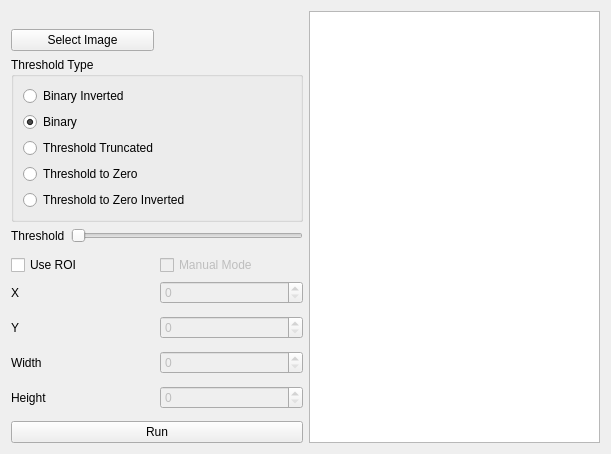
<?xml version="1.0" encoding="UTF-8"?>
<ui version="4.0">
 <class>CalculateWidth</class>
 <widget class="QWidget" name="CalculateWidth">
  <property name="geometry">
   <rect>
    <x>0</x>
    <y>0</y>
    <width>611</width>
    <height>414</height>
   </rect>
  </property>
  <property name="windowTitle">
   <string>Form</string>
  </property>
  <layout class="QGridLayout" name="gridLayout">
   <item row="12" column="1">
    <layout class="QHBoxLayout" name="width">
     <item>
      <widget class="QLabel" name="label_3">
       <property name="text">
        <string>Width</string>
       </property>
      </widget>
     </item>
     <item>
      <widget class="QSpinBox" name="spinBox_3">
       <property name="enabled">
        <bool>false</bool>
       </property>
       <property name="minimum">
        <number>0</number>
       </property>
       <property name="maximum">
        <number>99999</number>
       </property>
      </widget>
     </item>
    </layout>
   </item>
   <item row="7" column="1">
    <layout class="QHBoxLayout" name="horizontalLayout_roi">
     <property name="sizeConstraint">
      <enum>QLayout::SizeConstraint::SetFixedSize</enum>
     </property>
     <item>
      <widget class="QCheckBox" name="checkBox_2">
       <property name="text">
        <string>Use ROI</string>
       </property>
      </widget>
     </item>
     <item>
      <widget class="QCheckBox" name="checkBox">
       <property name="enabled">
        <bool>false</bool>
       </property>
       <property name="text">
        <string>Manual Mode</string>
       </property>
      </widget>
     </item>
    </layout>
   </item>
   <item row="5" column="1">
    <layout class="QHBoxLayout" name="threshold">
     <property name="sizeConstraint">
      <enum>QLayout::SizeConstraint::SetFixedSize</enum>
     </property>
     <item>
      <widget class="QLabel" name="label_6">
       <property name="text">
        <string>Threshold</string>
       </property>
      </widget>
     </item>
     <item>
      <widget class="QSlider" name="horizontalSlider">
       <property name="orientation">
        <enum>Qt::Orientation::Horizontal</enum>
       </property>
      </widget>
     </item>
    </layout>
   </item>
   <item row="8" column="1">
    <layout class="QHBoxLayout" name="x_coordinate">
     <item>
      <widget class="QLabel" name="label">
       <property name="text">
        <string>X</string>
       </property>
      </widget>
     </item>
     <item>
      <widget class="QSpinBox" name="spinBox">
       <property name="enabled">
        <bool>false</bool>
       </property>
       <property name="minimum">
        <number>0</number>
       </property>
       <property name="maximum">
        <number>99999</number>
       </property>
      </widget>
     </item>
    </layout>
   </item>
   <item row="3" column="1">
    <layout class="QHBoxLayout" name="selectImage">
     <property name="sizeConstraint">
      <enum>QLayout::SizeConstraint::SetFixedSize</enum>
     </property>
     <item>
      <widget class="QPushButton" name="pushButton_6">
       <property name="text">
        <string>Select Image</string>
       </property>
      </widget>
     </item>
     <item>
      <widget class="QLabel" name="label_5">
       <property name="text">
        <string/>
       </property>
      </widget>
     </item>
    </layout>
   </item>
   <item row="0" column="3" rowspan="17">
    <widget class="QGraphicsView" name="graphicsView_2">
     <property name="sizePolicy">
      <sizepolicy hsizetype="Expanding" vsizetype="Expanding">
       <horstretch>0</horstretch>
       <verstretch>0</verstretch>
      </sizepolicy>
     </property>
    </widget>
   </item>
   <item row="10" column="1">
    <layout class="QHBoxLayout" name="y_coordinate">
     <item>
      <widget class="QLabel" name="label_2">
       <property name="text">
        <string>Y</string>
       </property>
      </widget>
     </item>
     <item>
      <widget class="QSpinBox" name="spinBox_2">
       <property name="enabled">
        <bool>false</bool>
       </property>
       <property name="minimum">
        <number>0</number>
       </property>
       <property name="maximum">
        <number>99999</number>
       </property>
      </widget>
     </item>
    </layout>
   </item>
   <item row="0" column="1">
    <spacer name="verticalSpacer_4">
     <property name="orientation">
      <enum>Qt::Orientation::Vertical</enum>
     </property>
     <property name="sizeHint" stdset="0">
      <size>
       <width>20</width>
       <height>171</height>
      </size>
     </property>
    </spacer>
   </item>
   <item row="4" column="1">
    <widget class="QGroupBox" name="threshType">
     <property name="sizePolicy">
      <sizepolicy hsizetype="Fixed" vsizetype="Fixed">
       <horstretch>0</horstretch>
       <verstretch>0</verstretch>
      </sizepolicy>
     </property>
     <property name="maximumSize">
      <size>
       <width>339</width>
       <height>16777215</height>
      </size>
     </property>
     <property name="title">
      <string>Threshold Type</string>
     </property>
     <layout class="QVBoxLayout" name="verticalLayout_2">
      <property name="sizeConstraint">
       <enum>QLayout::SizeConstraint::SetDefaultConstraint</enum>
      </property>
      <item>
       <widget class="QRadioButton" name="radioButton_bininverted">
        <property name="text">
         <string>Binary Inverted</string>
        </property>
       </widget>
      </item>
      <item>
       <widget class="QRadioButton" name="radioButton_binary">
        <property name="text">
         <string>Binary</string>
        </property>
        <property name="checked">
         <bool>true</bool>
        </property>
       </widget>
      </item>
      <item>
       <widget class="QRadioButton" name="radioButton_threshtrunc">
        <property name="text">
         <string>Threshold Truncated</string>
        </property>
       </widget>
      </item>
      <item>
       <widget class="QRadioButton" name="radioButton_thresh0">
        <property name="text">
         <string>Threshold to Zero</string>
        </property>
       </widget>
      </item>
      <item>
       <widget class="QRadioButton" name="radioButton_thresh0inv">
        <property name="text">
         <string>Threshold to Zero Inverted</string>
        </property>
       </widget>
      </item>
     </layout>
    </widget>
   </item>
   <item row="16" column="1">
    <widget class="QPushButton" name="pushButton_7">
     <property name="sizePolicy">
      <sizepolicy hsizetype="Minimum" vsizetype="Minimum">
       <horstretch>0</horstretch>
       <verstretch>0</verstretch>
      </sizepolicy>
     </property>
     <property name="text">
      <string>Run</string>
     </property>
    </widget>
   </item>
   <item row="14" column="1">
    <layout class="QHBoxLayout" name="height">
     <item>
      <widget class="QLabel" name="label_4">
       <property name="text">
        <string>Height</string>
       </property>
      </widget>
     </item>
     <item>
      <widget class="QSpinBox" name="spinBox_4">
       <property name="enabled">
        <bool>false</bool>
       </property>
       <property name="sizePolicy">
        <sizepolicy hsizetype="Minimum" vsizetype="Fixed">
         <horstretch>0</horstretch>
         <verstretch>0</verstretch>
        </sizepolicy>
       </property>
       <property name="minimum">
        <number>0</number>
       </property>
       <property name="maximum">
        <number>99999</number>
       </property>
      </widget>
     </item>
    </layout>
   </item>
  </layout>
 </widget>
 <resources/>
 <connections/>
</ui>
